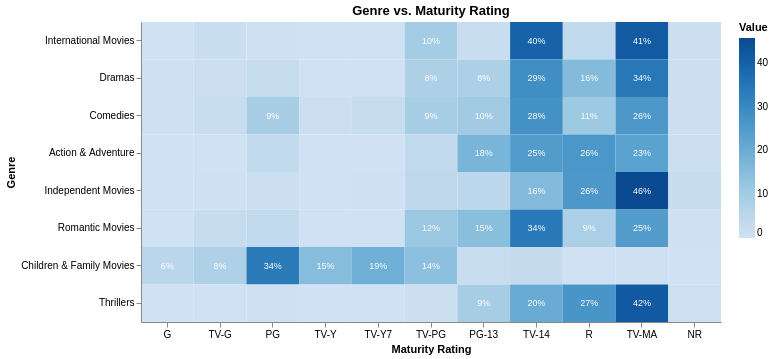

The code cell stored with this chart in its notebook:
### Markdown cell above
# Graph 3: Genre vs. Maturity Rating Heatmap

### Code cell
import altair as alt
import pandas as pd

df = pd.read_csv("graph3_data.csv")

# Derive sort orders dynamically from the data
top_genres  = df.groupby("genre")["count"].sum().sort_values(ascending=False).index.tolist()
valid_ratings = ["G","TV-G","PG","TV-Y","TV-Y7","TV-PG","PG-13","TV-14","R","TV-MA","NR"]

# Radio button to toggle between % of genre and raw count
metric_select = alt.binding_radio(
    options=["pct", "count"],
    labels=["Percentage of Genre", "Raw Count"],
    name="Option: ",
)
metric_param = alt.param(name="metric", bind=metric_select, value="pct")

base = (
    alt.Chart(df)
    .transform_calculate(value="metric == 'pct' ? datum.pct : datum.count")
    .mark_rect()
    .encode(
        x=alt.X(
            "rating:N",
            sort=valid_ratings,
            title="Maturity Rating",
            axis=alt.Axis(labelAngle=360),
        ),
        y=alt.Y(
            "genre:N",
            sort=top_genres,
            title="Genre",
        ),
        color=alt.Color(
            "value:Q",
            scale=alt.Scale(scheme="blues"),
            legend=alt.Legend(title="Value"),
        ),
        tooltip=[
            alt.Tooltip("genre:N",  title="Genre"),
            alt.Tooltip("rating:N", title="Rating"),
            alt.Tooltip("count:Q",  title="Titles",     format=","),
            alt.Tooltip("pct:Q",    title="Percentage of genre", format=".1f"),
        ],
    )
    .add_params(metric_param)
    .properties(
        width=580,
        height=300,
        title=alt.TitleParams(
            text="Genre vs. Maturity Rating",
        ),
    )
)

text = (
    alt.Chart(df)
    .transform_calculate(value="metric == 'pct' ? datum.pct : datum.count")
    .transform_calculate(
        label="metric == 'pct' "
              "? (datum.pct > 5 ? format(datum.pct, '.0f') + '%' : '') "
              ": (datum.count > 0 ? datum.count : '')"
    )
    .mark_text(fontSize=9, color="white")
    .encode(
        x=alt.X("rating:N", sort=valid_ratings),
        y=alt.Y("genre:N",  sort=top_genres),
        text=alt.Text("label:N"),
        opacity=alt.condition(
            alt.datum.value > 0, alt.value(1), alt.value(0)
        ),
    )
    .add_params(metric_param)
)

chart = (base + text).configure_view(strokeWidth=0)
chart.save("graph3_heatmap.html")

chart

### Figure 1 — Vega-Lite specification as saved in the notebook (floating-point values rounded to 4 significant figures)
{"config": {"view": {"continuousWidth": 300, "continuousHeight": 300, "strokeWidth": 0}}, "layer": [{"mark": {"type": "rect"}, "encoding": {"color": {"field": "value", "legend": {"title": "Value"}, "scale": {"scheme": "blues"}, "type": "quantitative"}, "tooltip": [{"field": "genre", "title": "Genre", "type": "nominal"}, {"field": "rating", "title": "Rating", "type": "nominal"}, {"field": "count", "format": ",", "title": "Titles", "type": "quantitative"}, {"field": "pct", "format": ".1f", "title": "Percentage of genre", "type": "quantitative"}], "x": {"axis": {"labelAngle": 360}, "field": "rating", "sort": ["G", "TV-G", "PG", "TV-Y", "TV-Y7", "TV-PG", "PG-13", "TV-14", "R", "TV-MA", "NR"], "title": "Maturity Rating", "type": "nominal"}, "y": {"field": "genre", "sort": ["International Movies", "Dramas", "Comedies", "Action & Adventure", "Independent Movies", "Romantic Movies", "Children & Family Movies", "Thrillers"], "title": "Genre", "type": "nominal"}}, "title": {"text": "Genre vs. Maturity Rating"}, "transform": [{"calculate": "metric == 'pct' ? datum.pct : datum.count", "as": "value"}]}, {"mark": {"type": "text", "color": "white", "fontSize": 9}, "encoding": {"opacity": {"condition": {"test": "(datum.value > 0)", "value": 1}, "value": 0}, "text": {"field": "label", "type": "nominal"}, "x": {"field": "rating", "sort": ["G", "TV-G", "PG", "TV-Y", "TV-Y7", "TV-PG", "PG-13", "TV-14", "R", "TV-MA", "NR"], "type": "nominal"}, "y": {"field": "genre", "sort": ["International Movies", "Dramas", "Comedies", "Action & Adventure", "Independent Movies", "Romantic Movies", "Children & Family Movies", "Thrillers"], "type": "nominal"}}, "transform": [{"calculate": "metric == 'pct' ? datum.pct : datum.count", "as": "value"}, {"calculate": "metric == 'pct' ? (datum.pct > 5 ? format(datum.pct, '.0f') + '%' : '') : (datum.count > 0 ? datum.count : '')", "as": "label"}]}], "data": {"name": "data-ccf18fe415e0021e7de8135c6ed8d16a"}, "height": 300, "params": [{"name": "metric", "bind": {"input": "radio", "options": ["pct", "count"], "labels": ["Percentage of Genre", "Raw Count"], "name": "Option: "}, "value": "pct"}], "width": 580, "$schema": "https://vega.github.io/schema/vega-lite/v5.8.0.json", "datasets": {"data-ccf18fe415e0021e7de8135c6ed8d16a": [{"genre": "International Movies", "rating": "G", "count": 1, "pct": 0.0}, {"genre": "International Movies", "rating": "TV-G", "count": 39, "pct": 1.5}, {"genre": "International Movies", "rating": "PG", "count": 11, "pct": 0.4}, {"genre": "International Movies", "rating": "TV-Y", "count": 0, "pct": 0.0}, {"genre": "International Movies", "rating": "TV-Y7", "count": 1, "pct": 0.0}, {"genre": "International Movies", "rating": "TV-PG", "count": 253, "pct": 9.9}, {"genre": "International Movies", "rating": "PG-13", "count": 51, "pct": 2.0}, {"genre": "International Movies", "rating": "TV-14", "count": 1008, "pct": 39.6}, {"genre": "International Movies", "rating": "R", "count": 100, "pct": 3.9}, {"genre": "International Movies", "rating": "TV-MA", "count": 1053, "pct": 41.4}, {"genre": "International Movies", "rating": "NR", "count": 27, "pct": 1.1}, {"genre": "Dramas", "rating": "G", "count": 5, "pct": 0.2}, {"genre": "Dramas", "rating": "TV-G", "count": 23, "pct": 1.0}, {"genre": "Dramas", "rating": "PG", "count": 68, "pct": 2.8}, {"genre": "Dramas", "rating": "TV-Y", "count": 3, "pct": 0.1}, {"genre": "Dramas", "rating": "TV-Y7", "count": 1, "pct": 0.0}, {"genre": "Dramas", "rating": "TV-PG", "count": 194, "pct": 8.1}, {"genre": "Dramas", "rating": "PG-13", "count": 192, "pct": 8.0}, {"genre": "Dramas", "rating": "TV-14", "count": 685, "pct": 28.6}, {"genre": "Dramas", "rating": "R", "count": 374, "pct": 15.6}, {"genre": "Dramas", "rating": "TV-MA", "count": 822, "pct": 34.3}, {"genre": "Dramas", "rating": "NR", "count": 27, "pct": 1.1}, {"genre": "Comedies", "rating": "G", "count": 11, "pct": 0.7}, {"genre": "Comedies", "rating": "TV-G", "count": 29, "pct": 1.8}, {"genre": "Comedies", "rating": "PG", "count": 148, "pct": 9.1}, {"genre": "Comedies", "rating": "TV-Y", "count": 19, "pct": 1.2}, {"genre": "Comedies", "rating": "TV-Y7", "count": 40, "pct": 2.5}, {"genre": "Comedies", "rating": "TV-PG", "count": 150, "pct": 9.2}, {"genre": "Comedies", "rating": "PG-13", "count": 168, "pct": 10.3}, {"genre": "Comedies", "rating": "TV-14", "count": 454, "pct": 27.8}, {"genre": "Comedies", "rating": "R", "count": 179, "pct": 11.0}, {"genre": "Comedies", "rating": "TV-MA", "count": 419, "pct": 25.7}, {"genre": "Comedies", "rating": "NR", "count": 14, "pct": 0.9}, {"genre": "Action & Adventure", "rating": "G", "count": 1, "pct": 0.1}, {"genre": "Action & Adventure", "rating": "TV-G", "count": 0, "pct": 0.0}, {"genre": "Action & Adventure", "rating": "PG", "count": 31, "pct": 3.7}, {"genre": "Action & Adventure", "rating": "TV-Y", "count": 0, "pct": 0.0}, {"genre": "Action & Adventure", "rating": "TV-Y7", "count": 0, "pct": 0.0}, {"genre": "Action & Adventure", "rating": "TV-PG", "count": 33, "pct": 3.9}, {"genre": "Action & Adventure", "rating": "PG-13", "count": 148, "pct": 17.5}, {"genre": "Action & Adventure", "rating": "TV-14", "count": 210, "pct": 24.8}, {"genre": "Action & Adventure", "rating": "R", "count": 220, "pct": 26.0}, {"genre": "Action & Adventure", "rating": "TV-MA", "count": 195, "pct": 23.0}, {"genre": "Action & Adventure", "rating": "NR", "count": 9, "pct": 1.1}, {"genre": "Independent Movies", "rating": "G", "count": 0, "pct": 0.0}, {"genre": "Independent Movies", "rating": "TV-G", "count": 3, "pct": 0.4}, {"genre": "Independent Movies", "rating": "PG", "count": 6, "pct": 0.8}, {"genre": "Independent Movies", "rating": "TV-Y", "count": 0, "pct": 0.0}, {"genre": "Independent Movies", "rating": "TV-Y7", "count": 2, "pct": 0.3}, {"genre": "Independent Movies", "rating": "TV-PG", "count": 33, "pct": 4.4}, {"genre": "Independent Movies", "rating": "PG-13", "count": 35, "pct": 4.7}, {"genre": "Independent Movies", "rating": "TV-14", "count": 118, "pct": 15.7}, {"genre": "Independent Movies", "rating": "R", "count": 193, "pct": 25.7}, {"genre": "Independent Movies", "rating": "TV-MA", "count": 343, "pct": 45.7}, {"genre": "Independent Movies", "rating": "NR", "count": 17, "pct": 2.3}, {"genre": "Romantic Movies", "rating": "G", "count": 0, "pct": 0.0}, {"genre": "Romantic Movies", "rating": "TV-G", "count": 15, "pct": 2.5}, {"genre": "Romantic Movies", "rating": "PG", "count": 23, "pct": 3.8}, {"genre": "Romantic Movies", "rating": "TV-Y", "count": 0, "pct": 0.0}, {"genre": "Romantic Movies", "rating": "TV-Y7", "count": 0, "pct": 0.0}, {"genre": "Romantic Movies", "rating": "TV-PG", "count": 69, "pct": 11.5}, {"genre": "Romantic Movies", "rating": "PG-13", "count": 87, "pct": 14.5}, {"genre": "Romantic Movies", "rating": "TV-14", "count": 205, "pct": 34.1}, {"genre": "Romantic Movies", "rating": "R", "count": 53, "pct": 8.8}, {"genre": "Romantic Movies", "rating": "TV-MA", "count": 148, "pct": 24.6}, {"genre": "Romantic Movies", "rating": "NR", "count": 2, "pct": 0.3}, {"genre": "Children & Family Movies", "rating": "G", "count": 32, "pct": 5.5}, {"genre": "Children & Family Movies", "rating": "TV-G", "count": 44, "pct": 7.6}, {"genre": "Children & Family Movies", "rating": "PG", "count": 195, "pct": 33.6}, {"genre": "Children & Family Movies", "rating": "TV-Y", "count": 89, "pct": 15.3}, {"genre": "Children & Family Movies", "rating": "TV-Y7", "count": 110, "pct": 19.0}, {"genre": "Children & Family Movies", "rating": "TV-PG", "count": 81, "pct": 14.0}, {"genre": "Children & Family Movies", "rating": "PG-13", "count": 11, "pct": 1.9}, {"genre": "Children & Family Movies", "rating": "TV-14", "count": 17, "pct": 2.9}, {"genre": "Children & Family Movies", "rating": "R", "count": 0, "pct": 0.0}, {"genre": "Children & Family Movies", "rating": "TV-MA", "count": 1, "pct": 0.2}, {"genre": "Children & Family Movies", "rating": "NR", "count": 0, "pct": 0.0}, {"genre": "Thrillers", "rating": "G", "count": 0, "pct": 0.0}, {"genre": "Thrillers", "rating": "TV-G", "count": 0, "pct": 0.0}, {"genre": "Thrillers", "rating": "PG", "count": 2, "pct": 0.3}, {"genre": "Thrillers", "rating": "TV-Y", "count": 0, "pct": 0.0}, {"genre": "Thrillers", "rating": "TV-Y7", "count": 0, "pct": 0.0}, {"genre": "Thrillers", "rating": "TV-PG", "count": 5, "pct": 0.9}, {"genre": "Thrillers", "rating": "PG-13", "count": 54, "pct": 9.4}, {"genre": "Thrillers", "rating": "TV-14", "count": 117, "pct": 20.3}, {"genre": "Thrillers", "rating": "R", "count": 153, "pct": 26.6}, {"genre": "Thrillers", "rating": "TV-MA", "count": 240, "pct": 41.7}, {"genre": "Thrillers", "rating": "NR", "count": 4, "pct": 0.7}]}}
